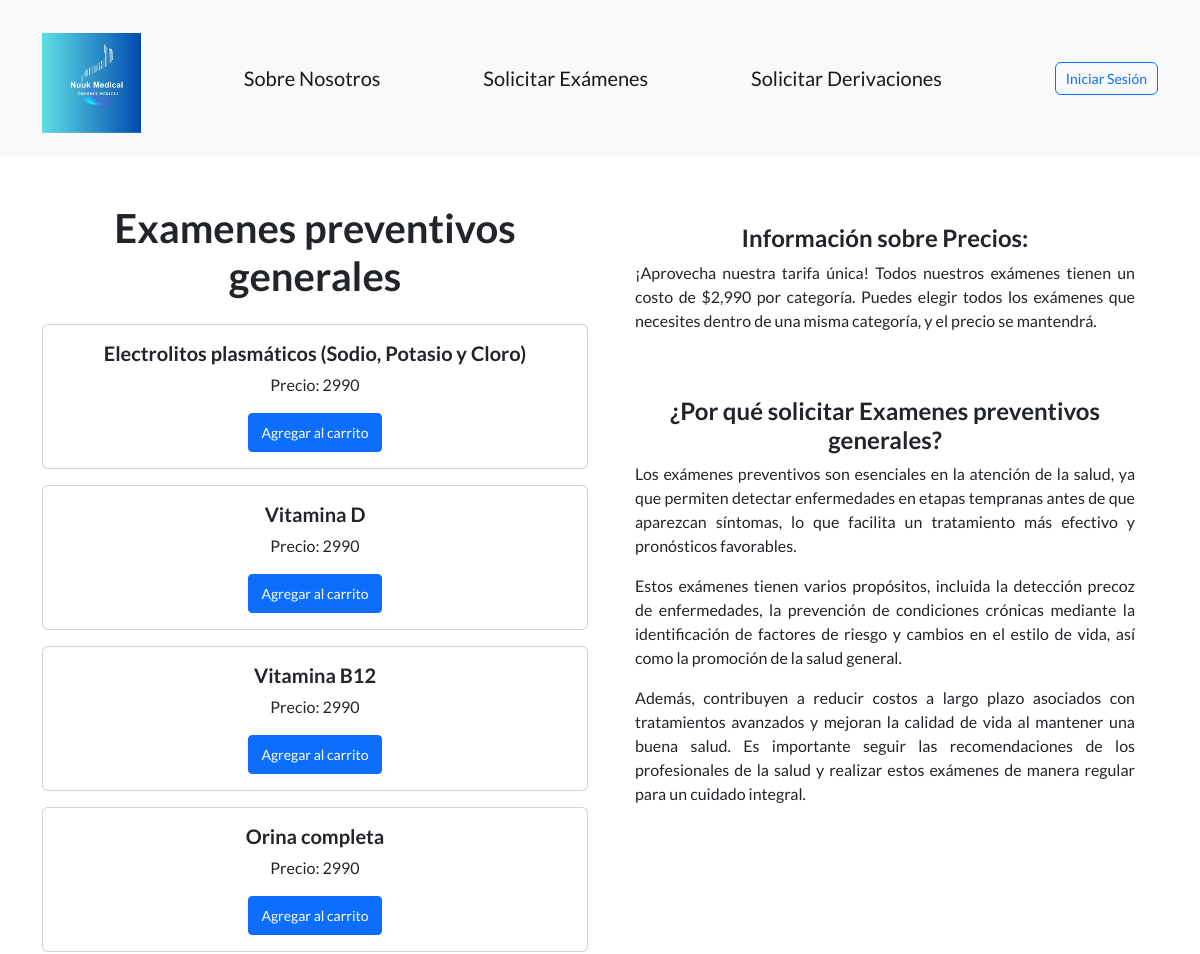
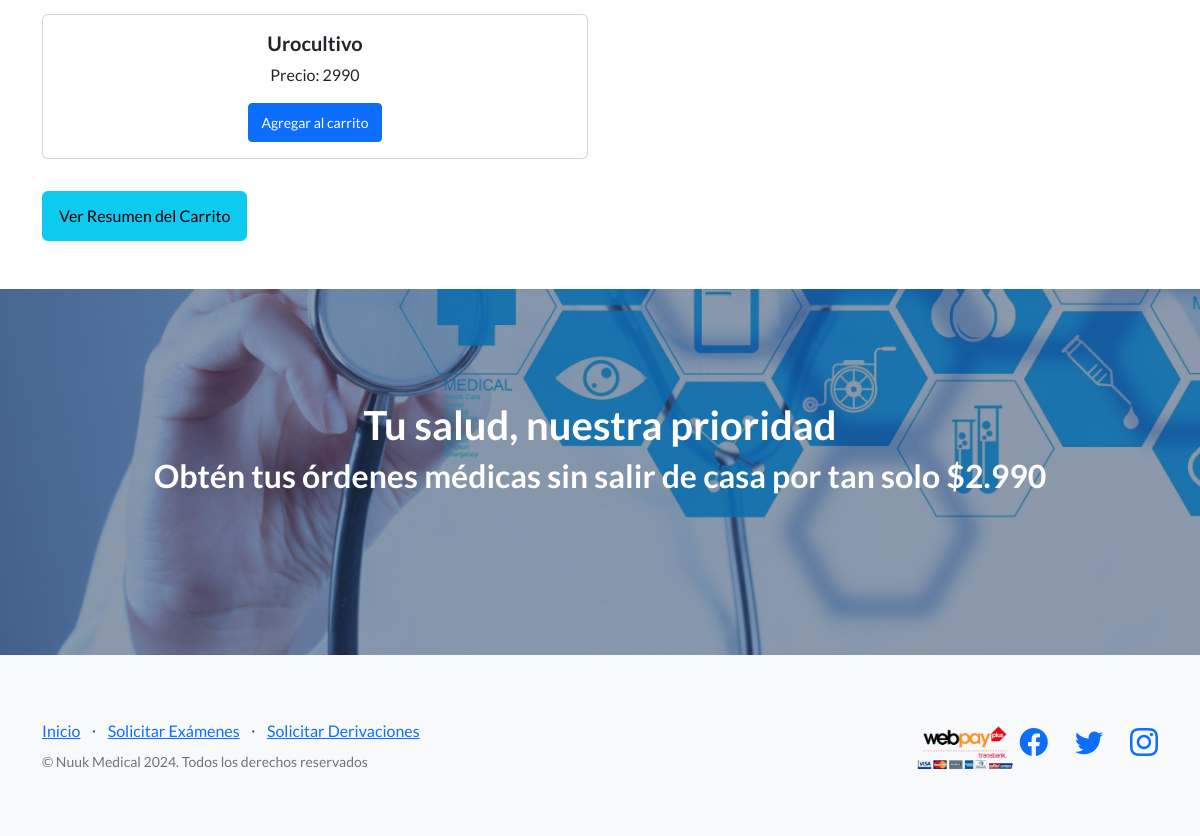
Page /categorias/1/ on the committed database (2 pictures, top to bottom).
### AppWeb/models.py (models this page shows, shortened)
class Categoria(models.Model):
    nombre = models.CharField(max_length=100)
    descripcion = models.TextField(blank=True)  # Campo opcional para descripción de la categoría
    precio = models.DecimalField(max_digits=10, decimal_places=0)
    imagen_url = models.CharField(max_length=200, null=True, blank=True)

class Item(models.Model):
    nombre = models.CharField(max_length=100)
    categoria = models.ForeignKey(Categoria, on_delete=models.CASCADE, null=True, blank=True)
    derivacion = models.ForeignKey(Derivacion, on_delete=models.CASCADE, null=True, blank=True)
    descripcion = models.TextField(blank=True)

### AppWeb/views.py (the view)
# urls.py: path('categorias/<int:categoria_id>/', views.ver_productos_por_categoria, name='ver_productos_por_categoria'),
def ver_productos_por_categoria(request, categoria_id):
    categoria = get_object_or_404(Categoria, id=categoria_id)
    productos = Item.objects.filter(categoria=categoria)
    return render(request, 'examenes/ver_productos_por_categoria.html', {'categoria': categoria, 'productos': productos})

### AppWeb/templates/examenes/ver_productos_por_categoria.html (shortened to what this page needs)
{% extends 'base.html' %}
{% load static %}
{% block content %}
<div class="container mt-5 mb-5">
    <div class="row">
        <div class="col-md-6">
            <h1 class="mb-4 text-center">{{ categoria.nombre }}</h1>
            {% for producto in productos %}
            <div class="card mb-3">
                <div class="card-body text-center">
                    <h5 class="card-title">{{ producto.nombre }}</h5>
                    <p class="card-text">Precio: {{ producto.categoria.precio }}</p>
                    {% if user.is_authenticated %}
                    <form class="agregar-al-carrito-form" data-producto-id="{{ producto.id }}" method="post" action="{% url 'agregar_al_carrito' %}">
                        {% csrf_token %}
                        <input type="hidden" name="elemento_id" value="{{ producto.id }}">
                        <input type="hidden" name="tipo" value="diagnostico">
                        <button type="button" class="btn btn-primary btn-sm agregar-al-carrito-btn" onclick="agregarAlCarrito('{{ producto.id }}', this); this.disabled=true;">
                            Agregar al carrito
                        </button>
                    </form>
                    {% else %}
                    <button type="button" class="btn btn-primary btn-sm agregar-al-carrito-btn" onclick="agregarAlCarrito('{{ producto.id }}')">
                        Agregar al carrito
                    </button>
                    {% endif %}
                </div>
            </div>
            {% endfor %}
            <a href="{% url 'resumen_carrito' %}" class="btn btn-info mt-3">Ver Resumen del Carrito</a>
        </div>
        <div class="col-md-6 content-column">
            <div class="text-format">
                <h2 class="text-format-heading text-center">Información sobre Precios:</h2>
                <p class="text-format-content" style="text-align: justify;">¡Aprovecha nuestra tarifa única! Todos nuestros exámenes tienen un costo de $2,990 por categoría. Puedes elegir todos los exámenes que necesites dentro de una misma categoría, y el precio se mantendrá.</p>
            </div>
            <br>
            <br>
            <div class="text-format">
                <h2 class="text-format-heading text-center">¿Por qué solicitar {{ categoria.nombre }}?</h2>
                <div class="text-format-content" style="text-align: justify;">{{ categoria.descripcion|linebreaks }}</div>
            </div>
        </div>
    </div>
</div>
{% endblock %}

### AppWeb/templates/examenes/ver_productos_por_categoria.html (style rules this page uses)
.mt-5 { margin-top: 3rem !important; }
.mb-5 { margin-bottom: 3rem !important; }
.text-center { text-align: center; }
.text-format-content p { text-align: justify; }
.card-body { display: flex; flex-direction: column; align-items: center; justify-content: center; }
.card-title, .card-text { text-align: center; width: 100%; }
.content-column { margin-top: 20px; padding: 0 20px; }
.text-format-heading { font-size: 1.5rem; }
.text-format-content { font-size: 1rem; max-width: 500px; margin: 0 auto; }
.text-format p { margin-bottom: 1rem; }

### rows in the picture
Categoria: nombre "Examenes preventivos generales", descripcion "Los exámenes preventivos son esenciales en la atención de la salud, ya que permiten detectar enfermedades en etapas tempranas antes de que aparezcan síntomas, lo que facilita un tratamiento más efectivo y pronósticos favorables. Estos exámenes tienen varios propósitos, incluida la detección precoz de enfermedades, la prevención de condiciones crónicas mediante la identificación de factores de riesgo y cambios en el estilo de vida, así como la promoción de la salud general. Además, contribuyen a reducir costos a largo plazo asociados con tratamientos avanzados y mejoran la calidad de vida al mantener una buena salud. Es importante seguir las recomendaciones de los profesionales de la salud y…"
Item: nombre "Electrolitos plasmáticos (Sodio, Potasio y Cloro)", categoria.precio "2990"
Item: nombre "Vitamina D", categoria.precio "2990"
Item: nombre "Vitamina B12", categoria.precio "2990"
Item: nombre "Orina completa", categoria.precio "2990"
Item: nombre "Urocultivo", categoria.precio "2990"
